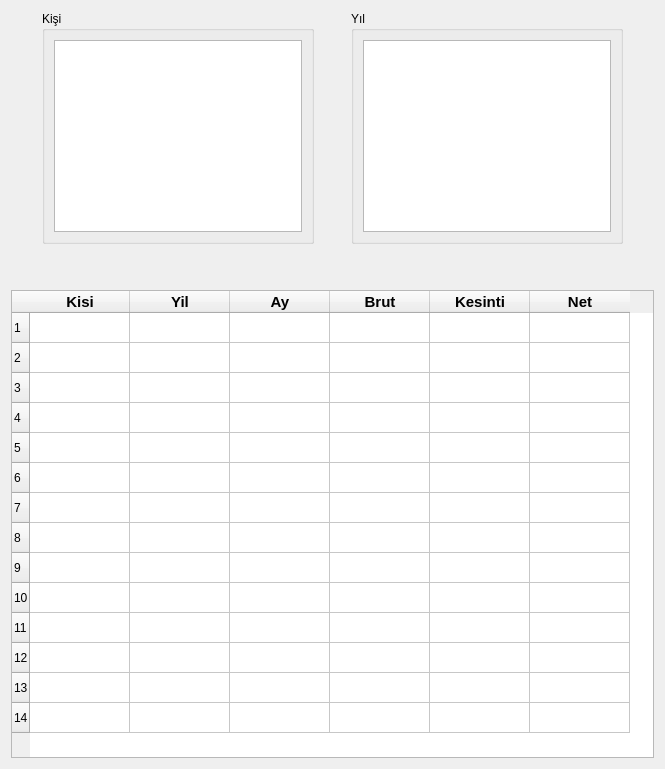
<?xml version="1.0" encoding="UTF-8"?>
<ui version="4.0">
 <class>Form</class>
 <widget class="QWidget" name="Form">
  <property name="geometry">
   <rect>
    <x>0</x>
    <y>0</y>
    <width>665</width>
    <height>769</height>
   </rect>
  </property>
  <property name="windowTitle">
   <string>Form</string>
  </property>
  <layout class="QGridLayout" name="gridLayout_4">
   <item row="0" column="0">
    <layout class="QVBoxLayout" name="verticalLayout" stretch="0,0,10">
     <item>
      <layout class="QHBoxLayout" name="horizontalLayout">
       <item>
        <spacer name="horizontalSpacer_2">
         <property name="orientation">
          <enum>Qt::Horizontal</enum>
         </property>
         <property name="sizeHint" stdset="0">
          <size>
           <width>40</width>
           <height>20</height>
          </size>
         </property>
        </spacer>
       </item>
       <item>
        <widget class="QGroupBox" name="groupBox">
         <property name="title">
          <string>Kişi</string>
         </property>
         <layout class="QGridLayout" name="gridLayout">
          <item row="0" column="0">
           <widget class="QListWidget" name="lw_staff"/>
          </item>
         </layout>
        </widget>
       </item>
       <item>
        <spacer name="horizontalSpacer">
         <property name="orientation">
          <enum>Qt::Horizontal</enum>
         </property>
         <property name="sizeHint" stdset="0">
          <size>
           <width>40</width>
           <height>20</height>
          </size>
         </property>
        </spacer>
       </item>
       <item>
        <widget class="QGroupBox" name="groupBox_2">
         <property name="title">
          <string>Yıl</string>
         </property>
         <layout class="QGridLayout" name="gridLayout_2">
          <item row="0" column="0">
           <widget class="QListWidget" name="lw_year"/>
          </item>
         </layout>
        </widget>
       </item>
       <item>
        <spacer name="horizontalSpacer_3">
         <property name="orientation">
          <enum>Qt::Horizontal</enum>
         </property>
         <property name="sizeHint" stdset="0">
          <size>
           <width>40</width>
           <height>20</height>
          </size>
         </property>
        </spacer>
       </item>
      </layout>
     </item>
     <item>
      <spacer name="verticalSpacer">
       <property name="orientation">
        <enum>Qt::Vertical</enum>
       </property>
       <property name="sizeHint" stdset="0">
        <size>
         <width>20</width>
         <height>40</height>
        </size>
       </property>
      </spacer>
     </item>
     <item>
      <widget class="QTableWidget" name="tbl_data">
       <property name="rowCount">
        <number>14</number>
       </property>
       <property name="columnCount">
        <number>6</number>
       </property>
       <row/>
       <row/>
       <row/>
       <row/>
       <row/>
       <row/>
       <row/>
       <row/>
       <row/>
       <row/>
       <row/>
       <row/>
       <row/>
       <row/>
       <column>
        <property name="text">
         <string>Kisi</string>
        </property>
        <property name="font">
         <font>
          <pointsize>11</pointsize>
          <weight>75</weight>
          <bold>true</bold>
         </font>
        </property>
       </column>
       <column>
        <property name="text">
         <string>Yil</string>
        </property>
        <property name="font">
         <font>
          <pointsize>11</pointsize>
          <weight>75</weight>
          <bold>true</bold>
         </font>
        </property>
       </column>
       <column>
        <property name="text">
         <string>Ay</string>
        </property>
        <property name="font">
         <font>
          <pointsize>11</pointsize>
          <weight>75</weight>
          <bold>true</bold>
         </font>
        </property>
       </column>
       <column>
        <property name="text">
         <string>Brut</string>
        </property>
        <property name="font">
         <font>
          <pointsize>11</pointsize>
          <weight>75</weight>
          <bold>true</bold>
         </font>
        </property>
       </column>
       <column>
        <property name="text">
         <string>Kesinti</string>
        </property>
        <property name="font">
         <font>
          <pointsize>11</pointsize>
          <weight>75</weight>
          <bold>true</bold>
         </font>
        </property>
       </column>
       <column>
        <property name="text">
         <string>Net</string>
        </property>
        <property name="font">
         <font>
          <pointsize>11</pointsize>
          <weight>75</weight>
          <bold>true</bold>
         </font>
        </property>
       </column>
      </widget>
     </item>
    </layout>
   </item>
  </layout>
 </widget>
 <resources/>
 <connections/>
</ui>
